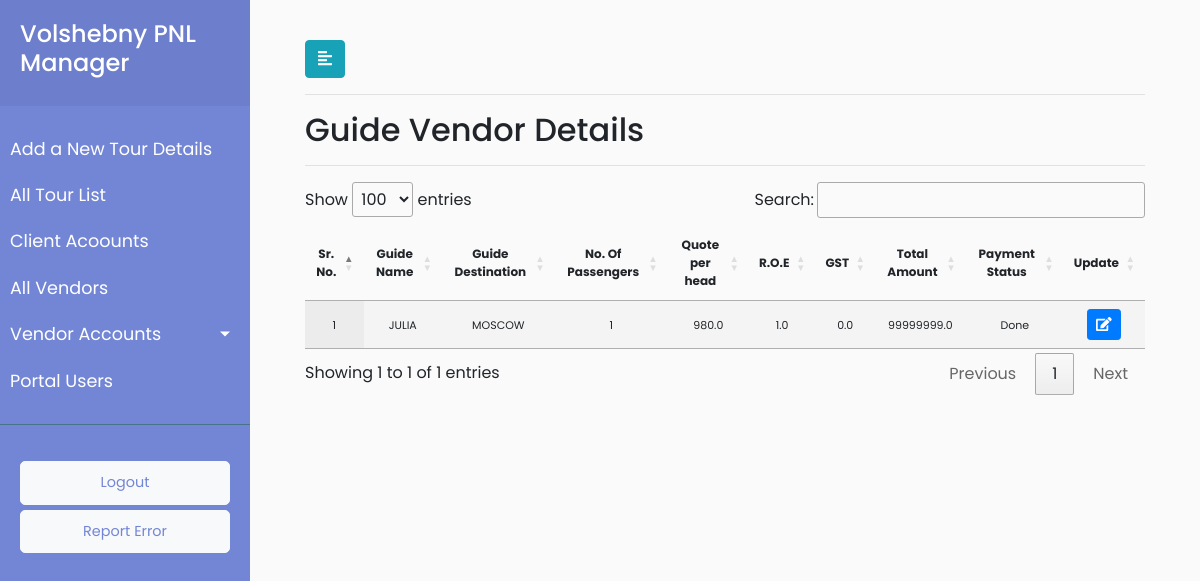
Page /vendor/details/guide/19/Done/ (signed in) on the committed database.
### payment/models.py (models this page shows, shortened)
class Service(models.Model):
        payment_status=(('Pending','Pending'),('Done','Done'))
        service_vendor_id = models.ForeignKey(Vendor, on_delete = models.CASCADE,default="2")
        service_number_of_passengers =  models.CharField(max_length=920,blank=True)
        service_quote_per_head = models.FloatField(blank=True)
        service_roe = models.FloatField(blank=True)
        service_gst = models.FloatField(blank=True)
        service_total_amount =  models.FloatField(default=0.0,blank=True)
        service_payment_method = models.CharField(max_length=920,default="")
        service_vendor_payment_status = models.CharField(choices=payment_status,max_length=920,default="Pending")
        objects = InheritanceManager()
        service_id = models.ForeignKey(Groupdescription, on_delete = models.CASCADE,default="11")

class Guide(Service):
        service_type = models.CharField(max_length=920,default="Guide Service")
        Guide_Name = models.CharField(max_length=920)
        Guide_Destination = models.CharField(max_length=920)
        guide_date = models.DateTimeField(default=timezone.now)
        class Meta:
                verbose_name_plural = "Guide"
                verbose_name = "Guide"

class Service(models.Model):
        payment_status=(('Pending','Pending'),('Done','Done'))
        service_vendor_id = models.ForeignKey(Vendor, on_delete = models.CASCADE,default="2")
        service_number_of_passengers =  models.CharField(max_length=920,blank=True)
        service_quote_per_head = models.FloatField(blank=True)
        service_roe = models.FloatField(blank=True)
        service_gst = models.FloatField(blank=True)
        service_total_amount =  models.FloatField(default=0.0,blank=True)
        service_payment_method = models.CharField(max_length=920,default="")
        service_vendor_payment_status = models.CharField(choices=payment_status,max_length=920,default="Pending")
        objects = InheritanceManager()
        service_id = models.ForeignKey(Groupdescription, on_delete = models.CASCADE,default="11")

### payment/views.py (the view)
# urls.py: re_path(r'^vendor/details/guide/(?P<vendor_id>[\w\-\s\(\)]+)/(?P<payment_status>\w+)/$',views.vendor_accounts_guide_details,name='vendor_accounts_guide_details'),
@login_required(login_url='/user_login')
def vendor_accounts_guide_details(request,vendor_id,payment_status):
    userrole = request.user.user_role
    vendor_pending = Guide.objects.filter(service_vendor_id=vendor_id,service_vendor_payment_status=payment_status).all()
    data = {"userrole":userrole, "guides": vendor_pending }
    return render(request, 'payment/vendor_accounts_guide_details.html',data)

### payment/templates/payment/vendor_accounts_guide_details.html (shortened to what this page needs)
{% extends 'payment/base.html' %}
{% load static %}
{% block stylesheets %}
<link rel="stylesheet" href="//cdn.datatables.net/1.10.19/css/jquery.dataTables.min.css">
{% endblock stylesheets %}
{% block content %}
<div id="content">
	<div class="container-fluid">
		<button type="button" id="sidebarCollapse" class="btn btn-info">
			<i class="fas fa-align-left"></i>
		</button>
           <hr>
               <h2>Guide Vendor Details</h2>
                <hr>
                         <div>
                       {% if guides %}
                       <table id="test_table" class="display" style="width:100%; text-align: center">
                       <thead style="font-size:12px">
                                <tr>
                                    <th class="text-center" scope="col">Sr. No.</th>
                                    <th class="text-center" scope="col">Guide Name</th>
                                    <th class="text-center" scope="col">Guide Destination</th>
                                    <th class="text-center" scope="col">No. Of Passengers</th>
                                      <th class="text-center" scope="col">Quote per head</th>
                                     <th class="text-center" scope="col">R.O.E</th>
                                     <th class="text-center" scope="col">GST</th>
                                     <th class="text-center" scope="col">Total Amount</th>
                                     <th class="text-center" scope="col">Payment Status</th>
                                    <th class="text-center" scope="col">Update</th>
                                </tr>
                            </thead>
                            <tbody style="font-size:11px">
                            {% for guide in guides %}
                                <tr>
                                    <td class="text-center" scope="row" >{{ forloop.counter }}</td>
                                    <td class="text-center">{{ guide.Guide_Name }}</td>
                                    <td class="text-center">{{ guide.Guide_Destination }}</td>
                                    <td class="text-center">{{ guide.service_number_of_passengers }}</td>
                                    <td class="text-center">{{ guide.service_quote_per_head }}</td>
                                    <td class="text-center">{{ guide.service_roe }}</td>
                                    <td class="text-center">{{ guide.service_gst }}</td>
                                    <td class="text-center">{{ guide.service_total_amount }}</td>
                                    <td class="text-center">{{ guide.service_vendor_payment_status }}</td>
                                    <td>
                            <button type="button" class="update_guide btn btn-sm btn-primary" data-id="{% url 'payment:vendor_guide_detail_update' guide.pk %}">
                                <span class="fa fa-edit"></span>
                            </button>
                        </td>
                                </tr>
                                {% endfor %}
                            </tbody>
                             </table>
                             {% else %}
			<p class="no-leads text-primary">No entry added yet.</p>
			{% endif %}
                </div>
            </div>
            </div>
{% endblock %}

### payment/static/payment/style.css (style rules this page uses)
body { font-family: 'Poppins', sans-serif; background: #fafafa; }
#content { width: calc(100% - 250px); padding: 40px; min-height: 100vh; transition: all 0.3s; position: absolute; top: 0; right: 0; }

### rows in the picture
Guide: Guide_Name "JULIA", Guide_Destination "MOSCOW", service_number_of_passengers "1", service_quote_per_head "980.0", service_roe "1.0", service_gst "0.0", service_total_amount "99999999.0", service_vendor_payment_status "Done"
